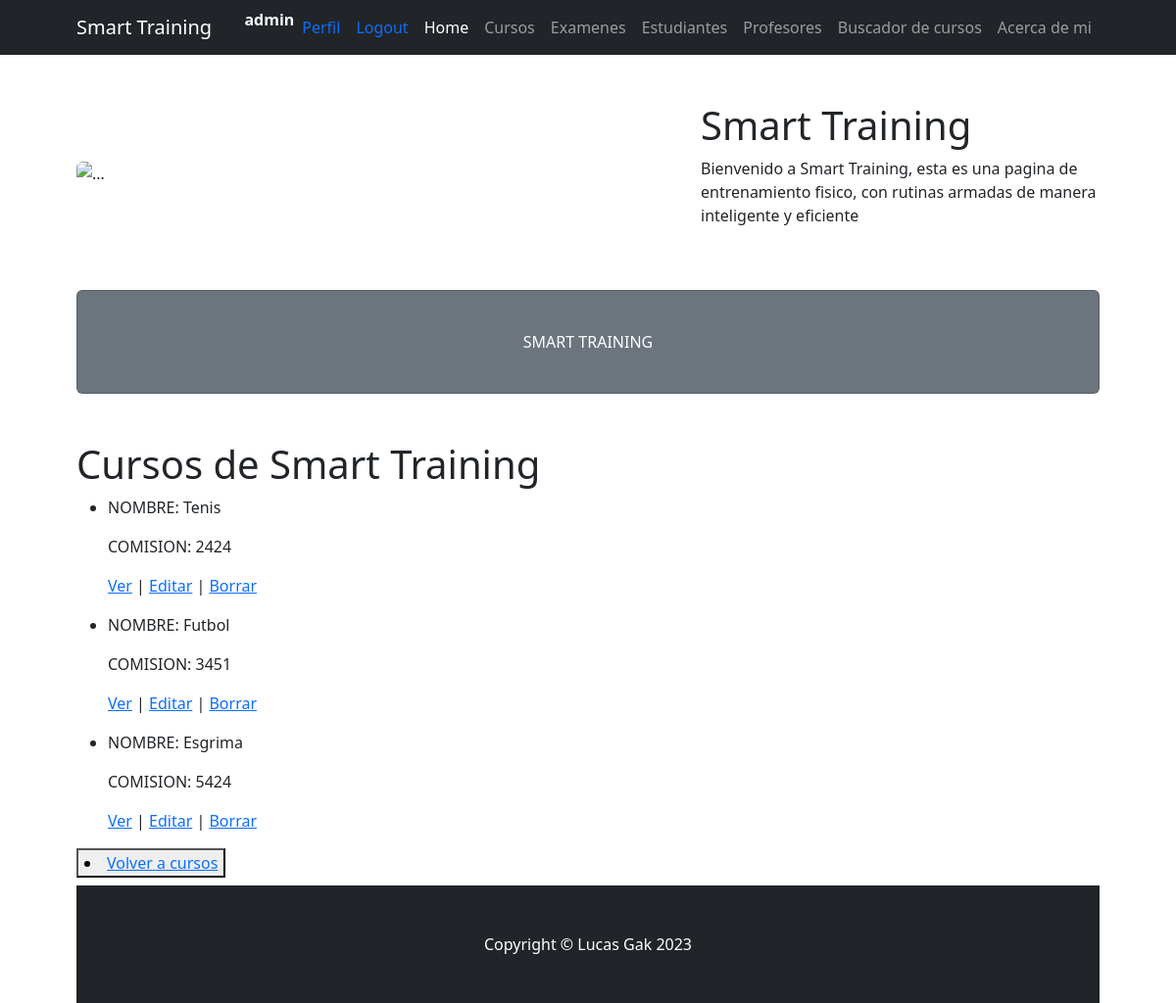
/ProjectoFinal23/curso/list (signed in), run on an earlier commit of the app's database.
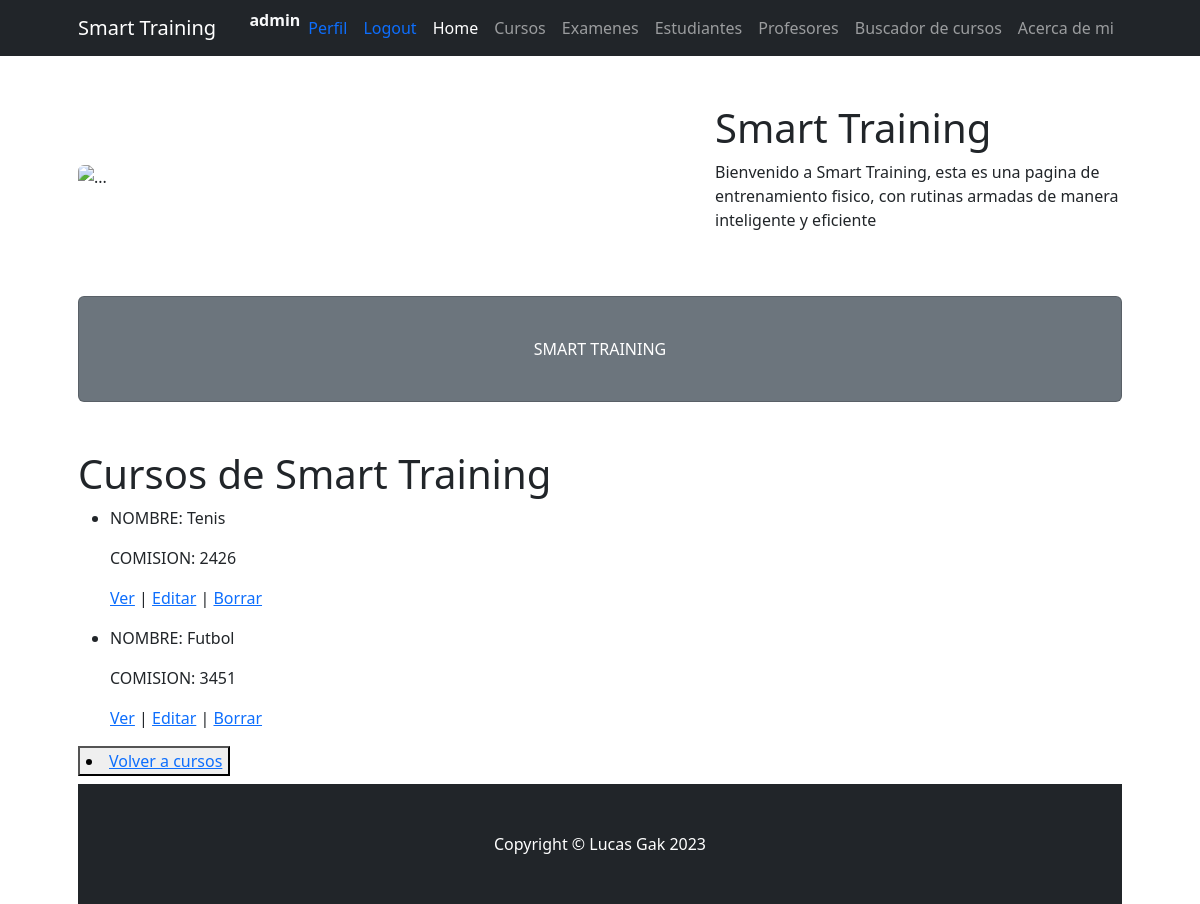
And on a later commit of the database.
### ProjectoFinal23/models.py (models this page shows, shortened)
class Curso(models.Model):
    nombre=models.CharField(max_length=40)
    profesor=models.CharField(max_length=40)
    comision=models.IntegerField()

### ProjectoFinal23/views.py (the view)
# urls.py: path('curso/list', login_required(views.CursoList.as_view()), name='List'),
class CursoList(ListView):
     model=Curso
     template_name = "ProjectoFinal23/cursos_list.html"

### ProjectoFinal23/templates/ProjectoFinal23/cursos_list.html
{% extends 'ProjectoFinal23/padre.html' %}
{% load static %}
{% block section1 %}
<body>
    <h1> Cursos de Smart Training</h1>
    <ul>
        {% for curso in object_list %}
            <li>
                <p>NOMBRE: {{ curso.nombre }}</p>
                <p>COMISION: {{ curso.comision }}</p>
                <p>
                    <a href="{% url 'Detail' curso.id %}">Ver</a> |
                    <a href="{% url 'Edit' curso.id %}">Editar</a> |
                    <a href="{% url 'Delete' curso.id %}">Borrar</a>
                </p>
            </li>
        {% endfor %}
    </ul>
<button>
    <li><a href="{% url 'cursos' %}"> Volver a cursos</a></li>
</button>
</body>
{% endblock %}

What changed in the data, as far as the page shows it:
removed Curso: nombre "Esgrima", comision "5424"
changed Curso "Tenis": comision "2424" → "2426"
